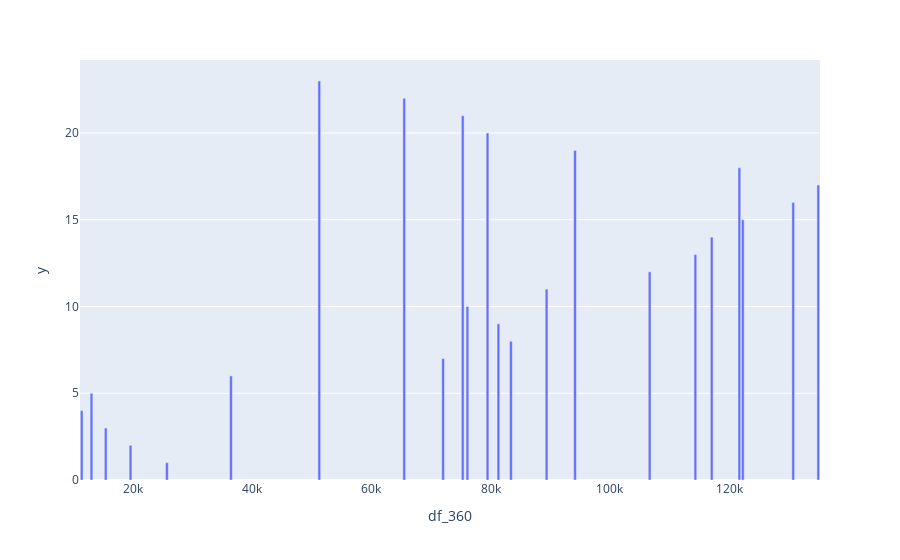

Write notebook code for a chart like this one.
### Code cell
x1 = [i for i in range(0, 23)]
y1 = [hour for hour in hour_traffic.index]
# plt1 = go.bar(hour_traffic, x = x1, y = y1)
plt1 = px.bar(hour_traffic, x = hour_traffic['df_360'], y = hour_traffic.index)
plt1.show()

### Figure 1 — Plotly figure (JSON) as saved in the notebook; plotly's stock layout.template omitted (floating-point values rounded to 4 significant figures)
{"data": [{"alignmentgroup": "True", "hoverlabel": {"namelength": 0}, "hovertemplate": "df_360=%{x}<br>y=%{y}", "legendgroup": "", "marker": {"color": "#636efa"}, "name": "", "offsetgroup": "", "orientation": "v", "showlegend": false, "textposition": "auto", "type": "bar", "x": [38168, 25737, 19639, 15476, 11451, 13090, 36470, 72037, 83410, 81307, 76112, 89381, 106658, 114327, 117064, 122271, 130727, 134930, 121701, 94151, 79482, 75326, 65518, 51280], "xaxis": "x", "y": [0, 1, 2, 3, 4, 5, 6, 7, 8, 9, 10, 11, 12, 13, 14, 15, 16, 17, 18, 19, 20, 21, 22, 23], "yaxis": "y"}], "layout": {"barmode": "relative", "legend": {"tracegroupgap": 0}, "margin": {"t": 60}, "xaxis": {"anchor": "y", "domain": [0, 1], "title": {"text": "df_360"}}, "yaxis": {"anchor": "x", "domain": [0, 1], "title": {"text": "y"}}}}
